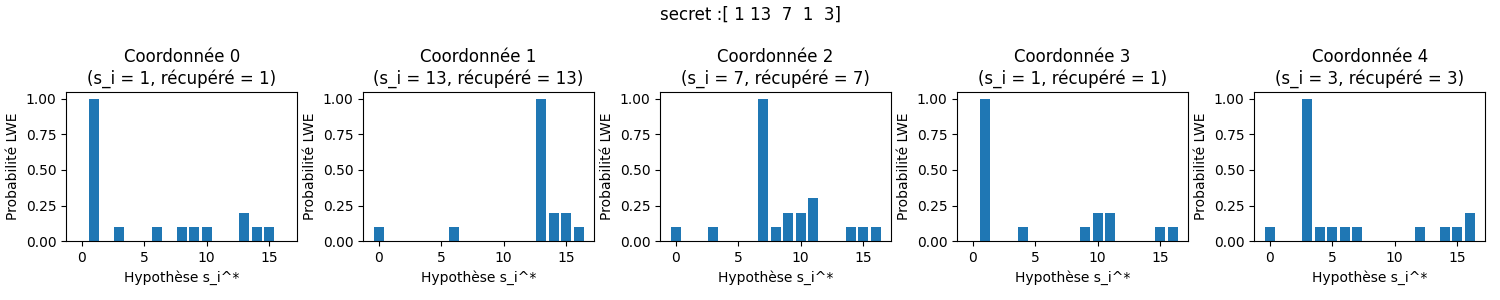

This chart was generated by the following Python code:
import numpy as np
import matplotlib.pyplot as plt

# Paramètres
n = 5           # dimension du secret
q = 17          # module
num_samples = 30
alpha= 0.005  # 0.15 0.1 0.05 0.005
sigma = alpha*q    # bruit gaussien



# Générer des échantillons LWE
def generate_lwe_sample(s, q, sigma):
    a = np.random.randint(0, q, size=n)
    e = np.random.normal(0, sigma)
    b = (np.dot(a, s) + e) % q
    return a, b



# Oracle de décision : renvoie vrai si l'entrée semble être un échantillon LWE
def oracle_decisional(a, b):
    
    e = (b - np.dot(a, s)) % q
    
    return abs((e + q // 2) % q - q // 2) < 3 * sigma

# Générer le secret aléatoire
s = np.random.randint(0, q, size=n)

#echantillon
samples = [generate_lwe_sample(s, q, sigma) for _ in range(num_samples)]

# Reconstitution du secret
recovered_s = np.zeros(n, dtype=int)

# Pour visualisation : probabilité d'acceptation pour chaque hypothèse s_i^*
prob_maps = []

for i in range(n):
    probs = []
    for s_i_star in range(q):
        count_LWE = 0
        trials = 10
        for _ in range(trials):
            a, b = samples[np.random.randint(0, num_samples)]
            u = np.random.randint(0, q)
            a_prime = (a + u * np.eye(1, n, i, dtype=int).flatten()) % q
            b_prime = (b + u * s_i_star) % q
            if oracle_decisional(a_prime, b_prime):
                count_LWE += 1
        probs.append(count_LWE / trials)
    recovered_s[i] = np.argmax(probs)
    prob_maps.append(probs)

# Affichage des résultats
fig, axes = plt.subplots(1, n, figsize=(15, 3))

fig.suptitle(f'secret :{s}')

for i in range(n):
    axes[i].bar(range(q), prob_maps[i])
    axes[i].set_title(f'Coordonnée {i}\n(s_i = {s[i]}, récupéré = {recovered_s[i]})')
    axes[i].set_xlabel('Hypothèse s_i^*')
    axes[i].set_ylabel('Probabilité LWE')

plt.tight_layout()
plt.savefig("d_c.png")
plt.close()
